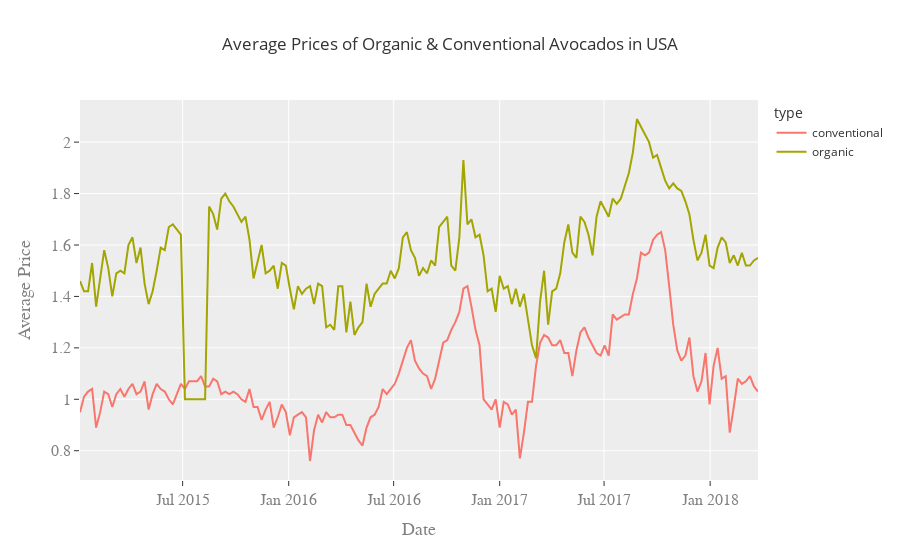

Source (notebook cell):
### Code cell
fig = px.line(usa, x = 'Date', y = 'AveragePrice', line_group = 'region',
              color = 'type', title = 'Average Prices of Organic & Conventional Avocados in USA',
              template = 'ggplot2', labels = {'AveragePrice' : 'Average Price'})

fig.update_xaxes(title_font = {'size' : 18, 'family' : 'Courier', 'color' : 'gray'},
                 tickfont = {'size' : 16, 'family' : 'Courier', 'color' : 'gray'})

fig.update_yaxes(title_font = {'size' : 18, 'family' : 'Courier', 'color' : 'gray'},
                 tickfont = {'size' : 16, 'family' : 'Courier', 'color' : 'gray'})

fig.show()

### Figure 1 — Plotly figure (JSON) as saved in the notebook; plotly's stock layout.template omitted (floating-point values rounded to 4 significant figures; data arrays with more than 128 entries replaced by an {"elided": "..."} marker saying what was removed)
{"data": [{"hovertemplate": "type=conventional<br>region=TotalUS<br>Date=%{x}<br>Average Price=%{y}<extra></extra>", "legendgroup": "conventional", "line": {"color": "#F8766D", "dash": "solid"}, "mode": "lines", "name": "conventional", "orientation": "v", "showlegend": true, "type": "scatter", "x": {"elided": "169 str values"}, "xaxis": "x", "y": {"elided": "169 float values"}, "yaxis": "y"}, {"hovertemplate": "type=organic<br>region=TotalUS<br>Date=%{x}<br>Average Price=%{y}<extra></extra>", "legendgroup": "organic", "line": {"color": "#A3A500", "dash": "solid"}, "mode": "lines", "name": "organic", "orientation": "v", "showlegend": true, "type": "scatter", "x": {"elided": "169 str values"}, "xaxis": "x", "y": {"elided": "169 float values"}, "yaxis": "y"}], "layout": {"legend": {"title": {"text": "type"}, "tracegroupgap": 0}, "title": {"text": "Average Prices of Organic & Conventional Avocados in USA"}, "xaxis": {"anchor": "y", "domain": [0, 1], "tickfont": {"color": "gray", "family": "Courier", "size": 16}, "title": {"font": {"color": "gray", "family": "Courier", "size": 18}, "text": "Date"}}, "yaxis": {"anchor": "x", "domain": [0, 1], "tickfont": {"color": "gray", "family": "Courier", "size": 16}, "title": {"font": {"color": "gray", "family": "Courier", "size": 18}, "text": "Average Price"}}}}
